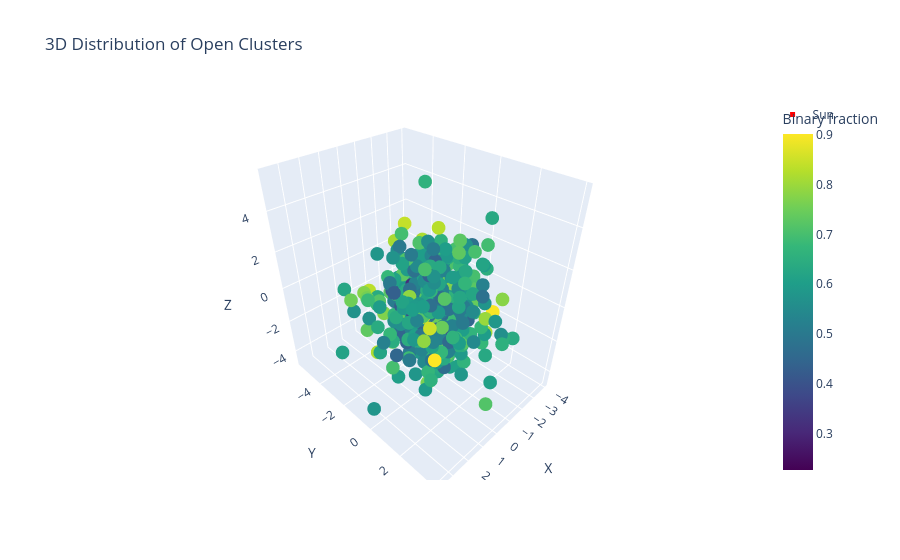

Notebook cell for this chart:
### Code cell
import plotly.express as px

fig = px.scatter_3d(
    df,
    x='X', y='Y', z='Z',
    color='bin_frac',
    color_continuous_scale='viridis',
    labels={'bin_frac': 'Binary fraction'},
    title='3D Distribution of Open Clusters'
)

# Adiciona ponto para o Sol
fig.add_scatter3d(
    x=[0], y=[0], z=[0],
    mode='markers',
    marker=dict(size=5, color='red', symbol='square'),
    name='Sun'
)

fig.show()

### Figure 1 — Plotly figure (JSON) as saved in the notebook; plotly's stock layout.template omitted (floating-point values rounded to 4 significant figures; data arrays with more than 128 entries replaced by an {"elided": "..."} marker saying what was removed)
{"data": [{"hovertemplate": "X=%{x}<br>Y=%{y}<br>Z=%{z}<br>Binary fraction=%{marker.color}<extra></extra>", "legendgroup": "", "marker": {"color": {"elided": "771 float values"}, "coloraxis": "coloraxis", "symbol": "circle"}, "mode": "markers", "name": "", "scene": "scene", "showlegend": false, "type": "scatter3d", "x": {"elided": "771 float values"}, "y": {"elided": "771 float values"}, "z": {"elided": "771 float values"}}, {"marker": {"color": "red", "size": 5, "symbol": "square"}, "mode": "markers", "name": "Sun", "type": "scatter3d", "x": [0], "y": [0], "z": [0]}], "layout": {"coloraxis": {"colorbar": {"title": {"text": "Binary fraction"}}, "colorscale": [[0, "#440154"], [0.1111, "#482878"], [0.2222, "#3e4989"], [0.3333, "#31688e"], [0.4444, "#26828e"], [0.5556, "#1f9e89"], [0.6667, "#35b779"], [0.7778, "#6ece58"], [0.8889, "#b5de2b"], [1, "#fde725"]]}, "legend": {"tracegroupgap": 0}, "scene": {"domain": {"x": [0, 1], "y": [0, 1]}, "xaxis": {"title": {"text": "X"}}, "yaxis": {"title": {"text": "Y"}}, "zaxis": {"title": {"text": "Z"}}}, "title": {"text": "3D Distribution of Open Clusters"}}}
